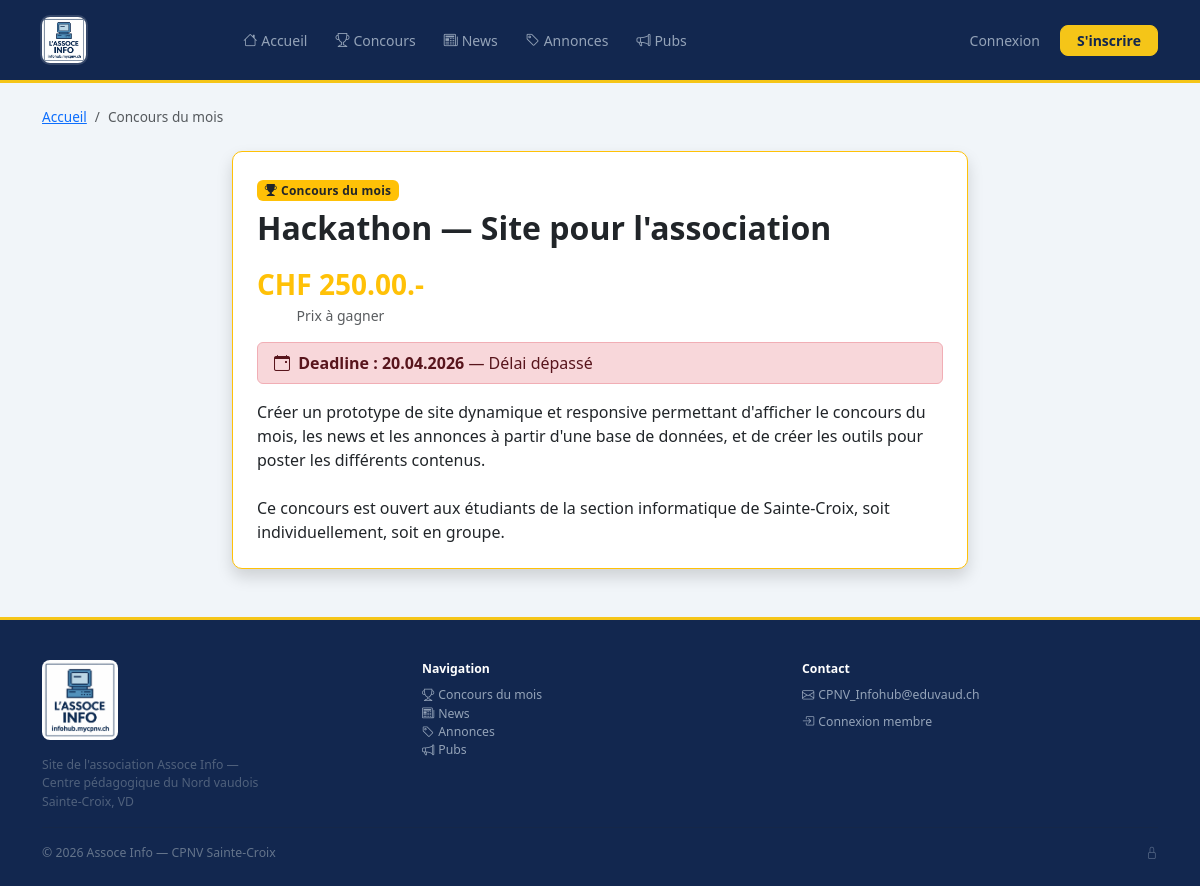
Screenshot of /concours.php with the database file from the repository.
### tables this page shows
CREATE TABLE IF NOT EXISTS concours (
    id          INT AUTO_INCREMENT PRIMARY KEY,
    titre       VARCHAR(200) NOT NULL,
    description TEXT         NOT NULL,
    prix        DECIMAL(10,2) DEFAULT NULL,
    deadline    DATE          DEFAULT NULL,
    pdf_url     VARCHAR(500)  DEFAULT NULL,
    actif       BOOLEAN   NOT NULL DEFAULT 1,
    created_at  TIMESTAMP DEFAULT CURRENT_TIMESTAMP
);

### concours.php (the view, shortened to what this page needs)
<?php
$db = getDB();
$concours = $db->query('SELECT * FROM concours WHERE actif = 1 ORDER BY created_at DESC LIMIT 1')->fetch();
require_once __DIR__ . '/includes/header.php';
?>
<?php if ($concours): ?>
<nav aria-label="breadcrumb" class="mb-4">
    <ol class="breadcrumb">
        <li class="breadcrumb-item"><a href="<?= BASE_URL ?>/index.php">Accueil</a></li>
        <li class="breadcrumb-item active">Concours du mois</li>
    </ol>
</nav>
<div class="row justify-content-center">
    <div class="col-lg-8">
        <div class="card border-warning shadow mb-4">
            <div class="card-body p-4">
                <div class="d-flex justify-content-between align-items-start flex-wrap gap-3 mb-3">
                    <div>
                        <span class="badge bg-warning text-dark mb-2">
                            <i class="bi bi-trophy-fill me-1"></i>Concours du mois
                        </span>
                        <h1 class="h2 fw-bold mb-0"><?= htmlspecialchars($concours['titre']) ?></h1>
                    </div>
                    <?php if ($concours['prix']): ?>
                        <div class="text-center">
                            <div class="fs-3 fw-bold text-warning">CHF <?= number_format($concours['prix'], 2, '.', "'") ?>.-</div>
                            <div class="text-muted small">Prix à gagner</div>
                        </div>
                    <?php endif; ?>
                </div>
                <?php if ($concours['deadline']): ?>
                    <?php
                        $deadline = new DateTime($concours['deadline']);
                        $today    = new DateTime();
                        $diff     = $today->diff($deadline);
                        $joursRestants = (int)$diff->format('%r%a');
                    ?>
                    <div class="alert <?= $joursRestants <= 7 ? 'alert-danger' : 'alert-warning' ?> py-2 mb-3">
                        <i class="bi bi-calendar-event me-1"></i>
                        <strong>Deadline : <?= $deadline->format('d.m.Y') ?></strong>
                        <?php if ($joursRestants > 0): ?>
                            — <span><?= $joursRestants ?> jour<?= $joursRestants > 1 ? 's' : '' ?> restant<?= $joursRestants > 1 ? 's' : '' ?></span>
                        <?php elseif ($joursRestants === 0): ?>
                            — <span>C'est aujourd'hui !</span>
                        <?php else: ?>
                            — <span>Délai dépassé</span>
                        <?php endif; ?>
                    </div>
                <?php endif; ?>
                <div class="fs-6" style="white-space: pre-line"><?= htmlspecialchars($concours['description']) ?></div>
            </div>
        </div>
    </div>
</div>
<?php endif; ?>
<?php require_once __DIR__ . '/includes/footer.php'; ?>

### assets/css/style.css (style rules this page uses)
:root { --ih-yellow: #f5c518; --ih-yellow-dim: #c9a100; --ih-dark: #12274f; --ih-dark-2: #1a3a6b; --ih-muted: #64748b; --ih-radius: .625rem; }
body { font-family: 'Segoe UI', system-ui, sans-serif; background: #f1f5f9; color: #1e293b; }
.card { border: 1px solid #e2e8f0; border-radius: var(--ih-radius); background: #fff; transition: box-shadow .2s, transform .2s; }
.badge { font-weight: 600; letter-spacing: .02em; }
.breadcrumb { font-size: .85rem; }

### rows the page displays
concours: titre "Hackathon — Site pour l'association", prix "250.00", deadline "20.04.2026", description "Créer un prototype de site dynamique et responsive permettant d'afficher le concours du mois, les news et les annonces à partir d'une base de données, et de créer les outils pour poster les différents contenus. Ce concours est ouvert aux étudiants de la section informatique de Sainte-Croix, soit individuellement, soit en groupe."
